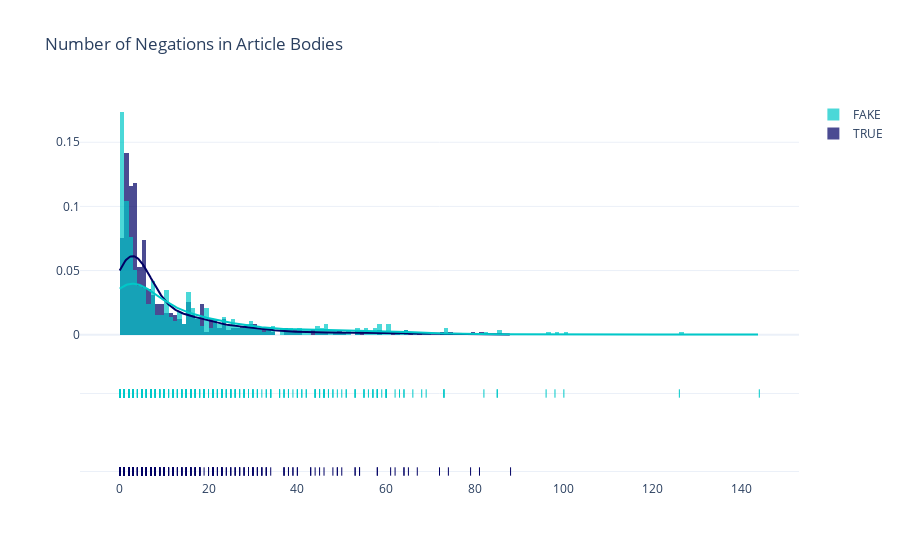

Source (notebook cell):
### Markdown cell above
### Negation words

### Code cell
x1 = df.loc[df['label']=='TRUE']['num_negation']
x2 = df.loc[df['label'] == 'FAKE']['num_negation']

group_labels = ['TRUE', 'FAKE']

colors = ['rgb(0, 0, 100)', 'rgb(0, 200, 200)']

fig = ff.create_distplot(
    [x1, x2], group_labels,colors=colors)

fig.update_layout(title_text='Number of Negations in Article Bodies', template="plotly_white")
fig.show()

### Figure 1 — Plotly figure (JSON) as saved in the notebook; plotly's stock layout.template omitted (floating-point values rounded to 4 significant figures; data arrays with more than 128 entries replaced by an {"elided": "..."} marker saying what was removed)
{"data": [{"autobinx": false, "histnorm": "probability density", "legendgroup": "TRUE", "marker": {"color": "rgb(0, 0, 100)"}, "name": "TRUE", "opacity": 0.7, "type": "histogram", "x": {"elided": "586 int values"}, "xaxis": "x", "xbins": {"end": 88, "size": 1, "start": 0}, "yaxis": "y"}, {"autobinx": false, "histnorm": "probability density", "legendgroup": "FAKE", "marker": {"color": "rgb(0, 200, 200)"}, "name": "FAKE", "opacity": 0.7, "type": "histogram", "x": {"elided": "578 int values"}, "xaxis": "x", "xbins": {"end": 144, "size": 1, "start": 0}, "yaxis": "y"}, {"legendgroup": "TRUE", "marker": {"color": "rgb(0, 0, 100)"}, "mode": "lines", "name": "TRUE", "showlegend": false, "type": "scatter", "x": {"elided": "500 float values"}, "xaxis": "x", "y": {"elided": "500 float values"}, "yaxis": "y"}, {"legendgroup": "FAKE", "marker": {"color": "rgb(0, 200, 200)"}, "mode": "lines", "name": "FAKE", "showlegend": false, "type": "scatter", "x": {"elided": "500 float values"}, "xaxis": "x", "y": {"elided": "500 float values"}, "yaxis": "y"}, {"legendgroup": "TRUE", "marker": {"color": "rgb(0, 0, 100)", "symbol": "line-ns-open"}, "mode": "markers", "name": "TRUE", "showlegend": false, "type": "scatter", "x": {"elided": "586 int values"}, "xaxis": "x", "y": {"elided": "586 str values"}, "yaxis": "y2"}, {"legendgroup": "FAKE", "marker": {"color": "rgb(0, 200, 200)", "symbol": "line-ns-open"}, "mode": "markers", "name": "FAKE", "showlegend": false, "type": "scatter", "x": {"elided": "578 int values"}, "xaxis": "x", "y": {"elided": "578 str values"}, "yaxis": "y2"}], "layout": {"barmode": "overlay", "hovermode": "closest", "legend": {"traceorder": "reversed"}, "title": {"text": "Number of Negations in Article Bodies"}, "xaxis": {"anchor": "y2", "domain": [0, 1], "zeroline": false}, "yaxis": {"anchor": "free", "domain": [0.35, 1], "position": 0}, "yaxis2": {"anchor": "x", "domain": [0, 0.25], "dtick": 1, "showticklabels": false}}}
